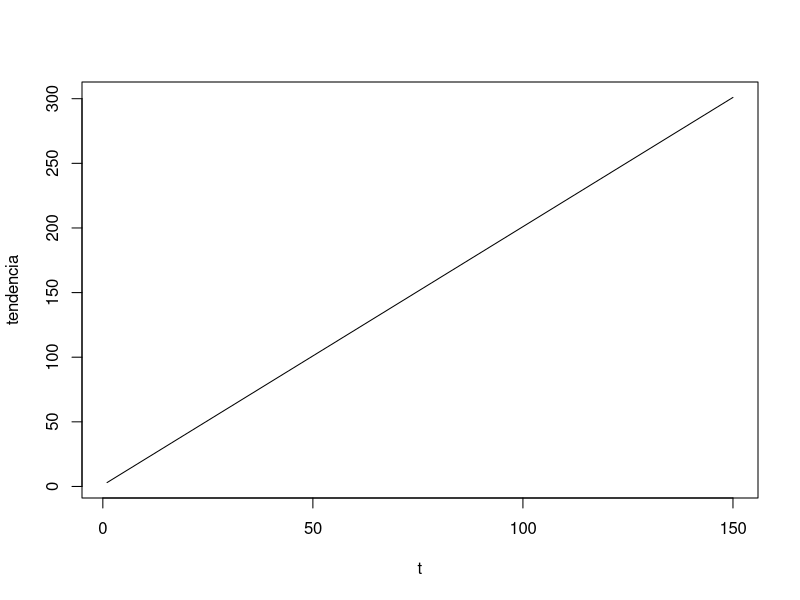
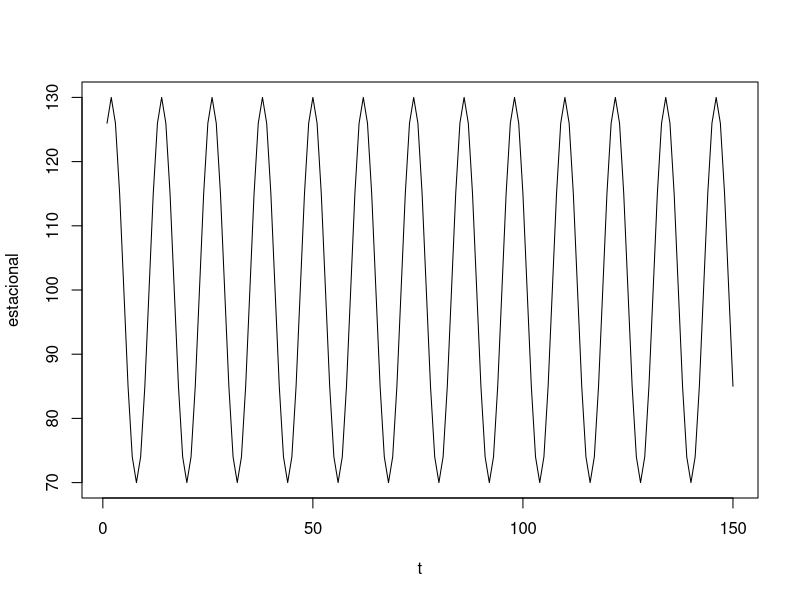
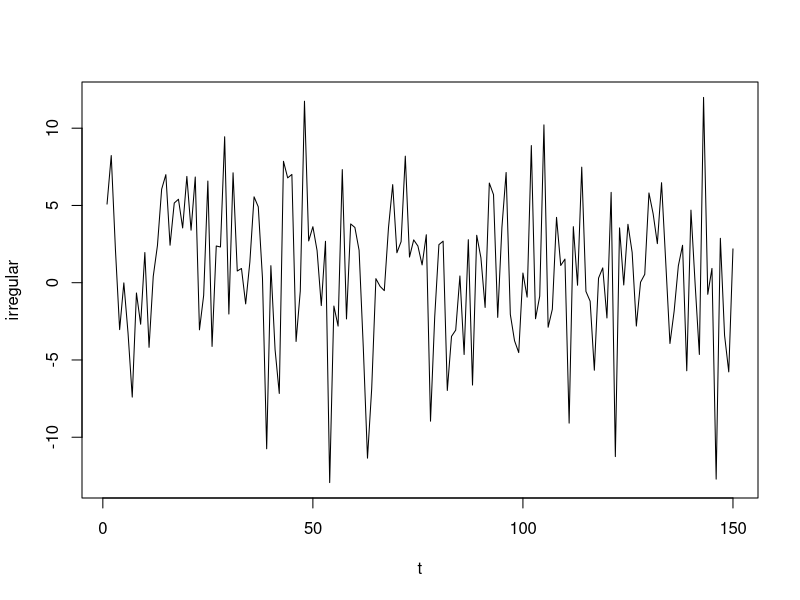
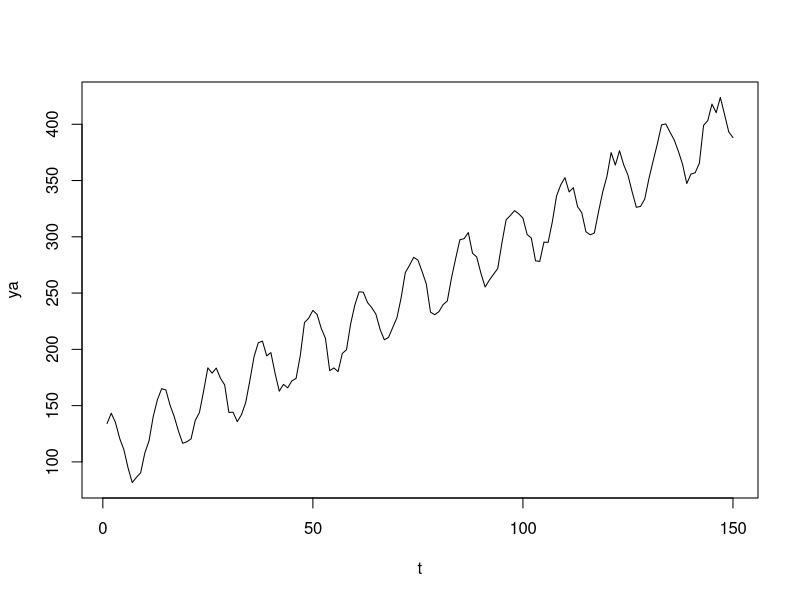
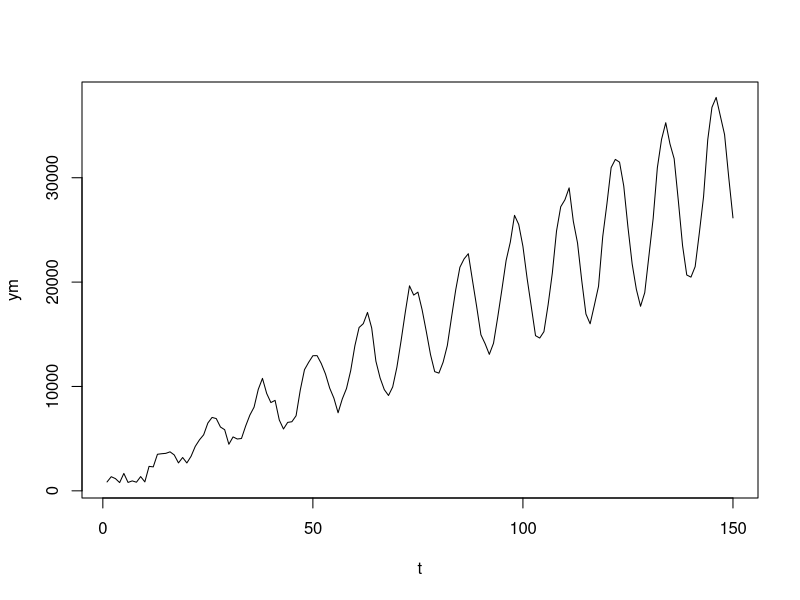
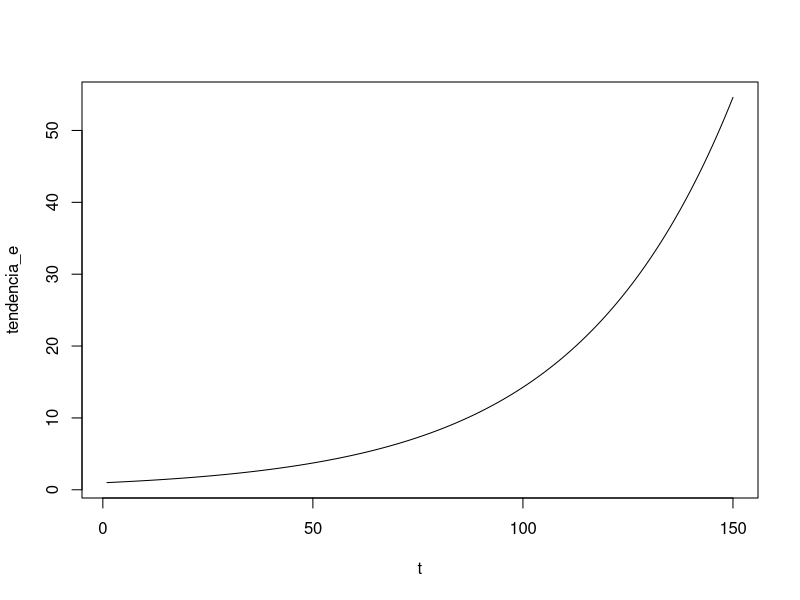

Write R code to recreate these figures, in order.
################
# ACTIVIDAD 2  #
################

# EJERCICIO 1
#LIBRERIAS
library(ggplot2)
library(forecast)
library(readxl)

# A.1) tendencia: T = 2*t + 1

t <- 1:150
tendencia <- 2*t + 1
plot(tendencia, type = "l", xlab="t")

# A.2) estacional: Et = 30*sin((2*pi/12)*(t+1))+100

estacional <- 30*sin((2*pi/12)*(t+1))+100
plot(estacional, type = "l", xlab="t")

# A.3) irregular 
irregular = rnorm(length(t), 0,5)
plot(irregular, type = "l", xlab="t")


# simular los modelos: 
#modelo aditivo : 
ya <- tendencia + estacional + irregular
plot(ya,type="l", xlab="t")

# modelo mixto:
    # calcular irregular 
irregular = rnorm(length(t),0,500)

ym <- tendencia*estacional + irregular
plot(ym,type="l", xlab="t")

# b) tendencia exponencial
# tendencia: Tt = e^2t

t <- seq(0,2, length= length(t))
tendencia_e <- exp(2*t)
plot(tendencia_e, type = "l", xlab="t")

# Ejericio 2



# EJERCICIO 3
# EJERCICIO 4